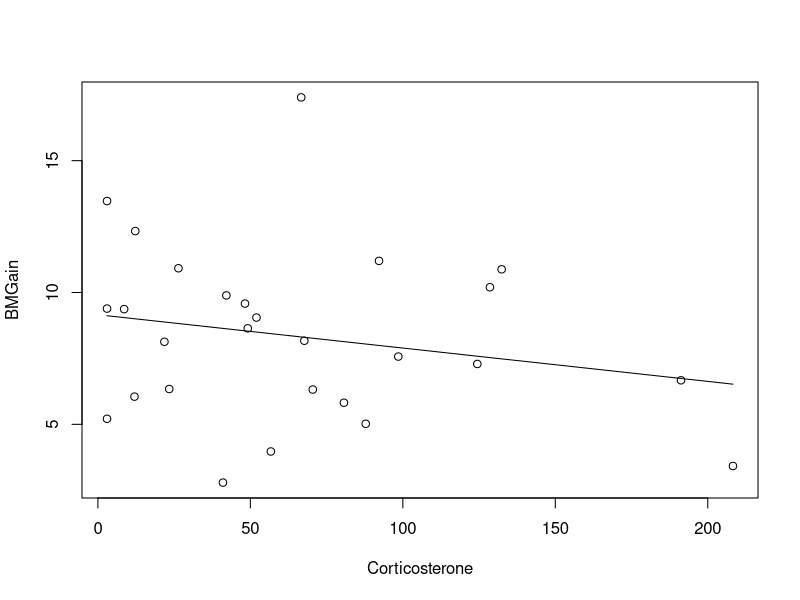
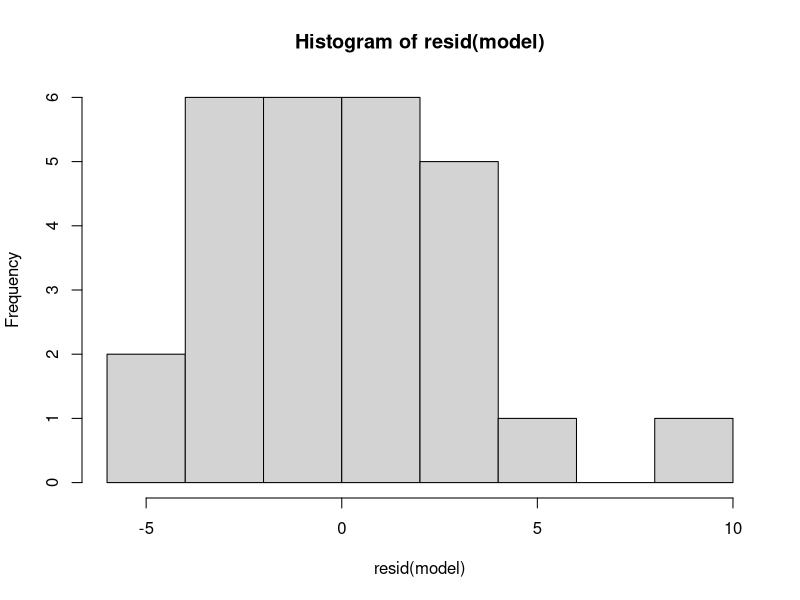
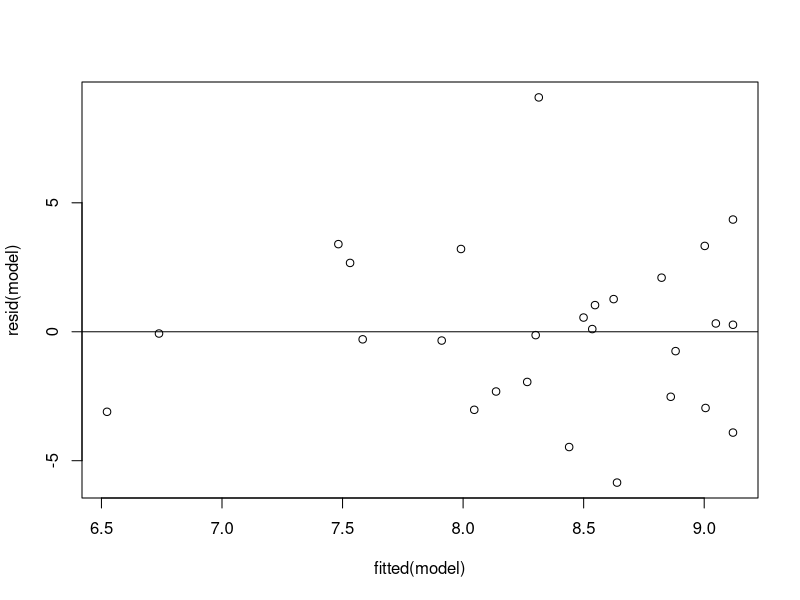
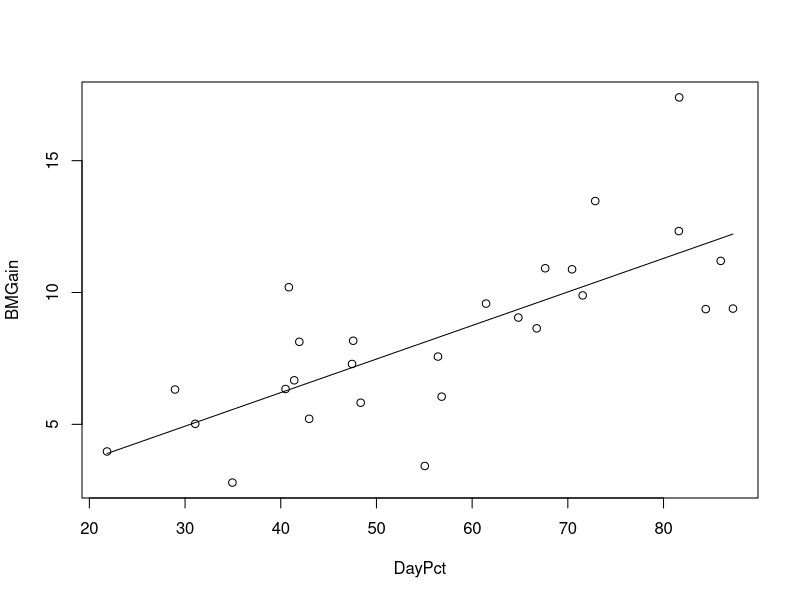
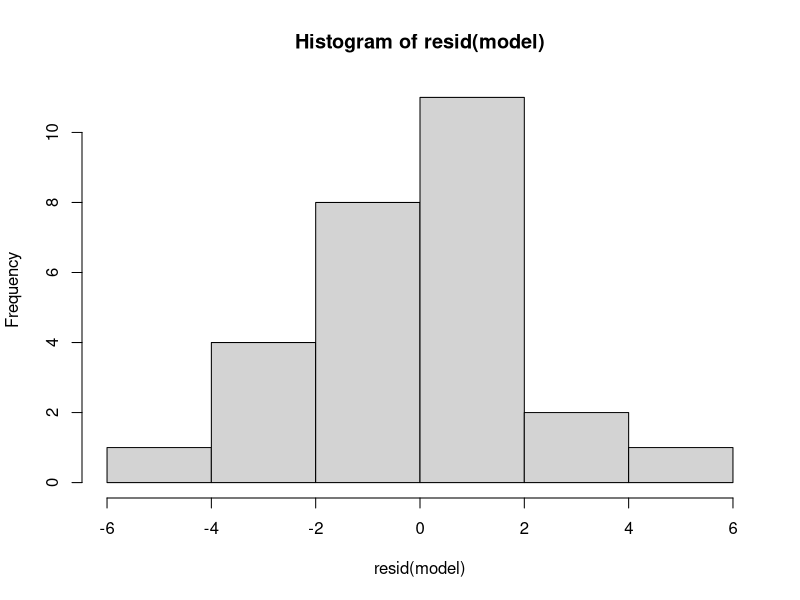
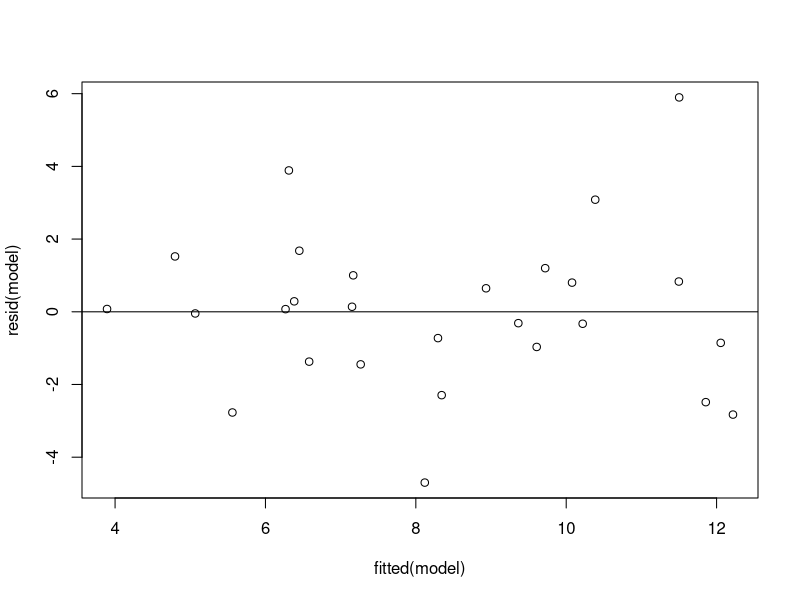
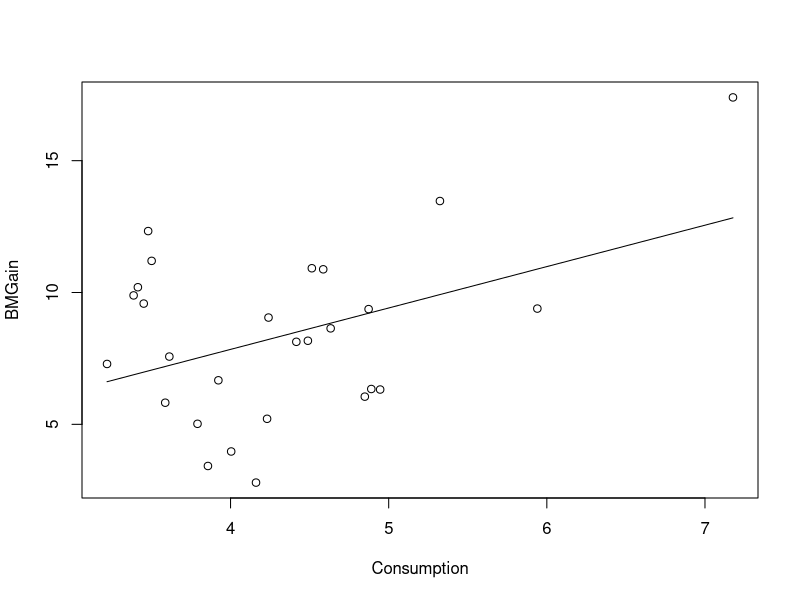
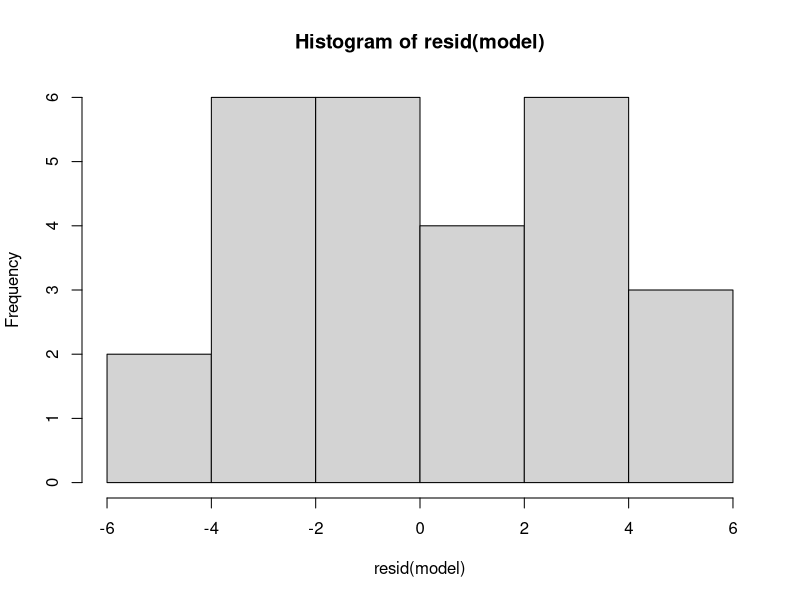

These figures' R source, in order:
# Author: Matt Williams
# Version: 4/24/2022

data <- read.csv("LightatNight4Weeks.csv", header = TRUE)


attach(data)
### multi-regression model
model = lm(BMGain ~ Corticosterone + DayPct + Consumption + Activity)
summary(model)





## Corticosterone
model = lm(BMGain ~ Corticosterone)
summary(model)

plot(Corticosterone, BMGain)
lines(Corticosterone, fitted(model))

hist(resid(model))

plot(fitted(model), resid(model))
abline(0,0)


## DayPct


model = lm(BMGain ~ DayPct)
summary(model)

plot(DayPct, BMGain)
lines(DayPct, fitted(model))

hist(resid(model))

plot(fitted(model), resid(model))
abline(0,0)


## Consumption

model = lm(BMGain ~ Consumption)
summary(model)

plot(Consumption, BMGain)
lines(Consumption, fitted(model))

hist(resid(model))

plot(fitted(model), resid(model))
abline(0,0)


## Activity
model = lm(BMGain ~ Activity)
summary(model)

plot(Activity, BMGain)
lines(Activity, fitted(model))

hist(resid(model))

plot(fitted(model), resid(model))
abline(0,0)



